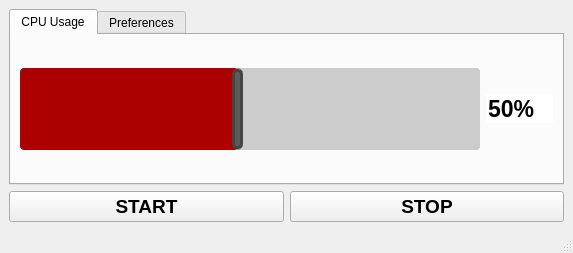
<?xml version="1.0" encoding="UTF-8" ?>
<ui version="4.0">
 <class>MainWindow</class>
 <widget class="QMainWindow" name="MainWindow">
  <property name="geometry">
   <rect>
    <x>0</x>
    <y>0</y>
    <width>573</width>
    <height>253</height>
   </rect>
  </property>
  <property name="windowTitle">
   <string>Coil Whine Be Gone</string>
  </property>
  <widget class="QWidget" name="centralwidget">
   <layout class="QVBoxLayout" name="verticalLayout">
    <item>
     <widget class="QTabWidget" name="tabWidget">
      <property name="currentIndex">
       <number>0</number>
      </property>
      <widget class="QWidget" name="tabWidgetPage1" native="true">
       <attribute name="title">
        <string>CPU Usage</string>
       </attribute>
       <layout class="QVBoxLayout" name="verticalLayout_3">
        <item>
         <layout class="QHBoxLayout" name="horizontalLayout_2">
          <item>
           <widget class="QSlider" name="utilizationPercentageSlider">
            <property name="sizePolicy">
             <sizepolicy hsizetype="Expanding" vsizetype="Expanding">
              <horstretch>0</horstretch>
              <verstretch>0</verstretch>
             </sizepolicy>
            </property>
            <property name="styleSheet">
             <string notr="true">QSlider::groove:horizontal {
    background: #d3d3d3;
    height: 80%;
    border: 1px solid #999;
    border-radius: 4px;
}

QSlider::handle:horizontal {
    background: #5c5c5c;
    width: 5px;
    margin: 0px -10px;
    border: 3px solid #444;
    border-radius: 5px;
}

QSlider::sub-page:horizontal {
    background: #ab0000;
    border-radius: 4px;
}

QSlider::add-page:horizontal {
    background: #cccccc;
    border-radius: 4px;
}</string>
            </property>
            <property name="minimum">
             <number>5</number>
            </property>
            <property name="maximum">
             <number>100</number>
            </property>
            <property name="singleStep">
             <number>5</number>
            </property>
            <property name="value">
             <number>50</number>
            </property>
            <property name="orientation">
             <enum>Qt::Orientation::Horizontal</enum>
            </property>
           </widget>
          </item>
          <item>
           <widget class="QSpinBox" name="utilizationPercentageSpinBox">
            <property name="font">
             <font>
              <pointsize>17</pointsize>
              <bold>true</bold>
             </font>
            </property>
            <property name="frame">
             <bool>false</bool>
            </property>
            <property name="readOnly">
             <bool>true</bool>
            </property>
            <property name="buttonSymbols">
             <enum>QAbstractSpinBox::ButtonSymbols::NoButtons</enum>
            </property>
            <property name="suffix">
             <string>%</string>
            </property>
            <property name="minimum">
             <number>5</number>
            </property>
            <property name="maximum">
             <number>100</number>
            </property>
            <property name="singleStep">
             <number>5</number>
            </property>
            <property name="value">
             <number>50</number>
            </property>
           </widget>
          </item>
         </layout>
        </item>
       </layout>
      </widget>
      <widget class="QWidget" name="tabWidgetPage2" native="true">
       <attribute name="title">
        <string>Preferences</string>
       </attribute>
       <layout class="QVBoxLayout" name="verticalLayout_4">
        <item>
         <widget class="QCheckBox" name="closeToTrayCheckBox">
          <property name="text">
           <string>Minimize to tray when the window is closed</string>
          </property>
         </widget>
        </item>
        <item>
         <widget class="QCheckBox" name="minimizeNotifyCheckBox">
          <property name="text">
           <string>Show notification when application is minimized to tray</string>
          </property>
         </widget>
        </item>
        <item>
         <spacer name="verticalSpacer">
          <property name="orientation">
           <enum>Qt::Orientation::Vertical</enum>
          </property>
          <property name="sizeHint" stdset="0">
           <size>
            <width>20</width>
            <height>40</height>
           </size>
          </property>
         </spacer>
        </item>
       </layout>
      </widget>
     </widget>
    </item>
    <item>
     <layout class="QHBoxLayout" name="horizontalLayout_3">
      <item>
       <widget class="QPushButton" name="startPushButton">
        <property name="sizePolicy">
         <sizepolicy hsizetype="Minimum" vsizetype="Preferred">
          <horstretch>0</horstretch>
          <verstretch>0</verstretch>
         </sizepolicy>
        </property>
        <property name="font">
         <font>
          <pointsize>14</pointsize>
          <bold>true</bold>
         </font>
        </property>
        <property name="text">
         <string>START</string>
        </property>
        <property name="icon">
         <iconset theme="QIcon::ThemeIcon::MediaPlaybackStart" />
        </property>
       </widget>
      </item>
      <item>
       <widget class="QPushButton" name="stopPushButton">
        <property name="sizePolicy">
         <sizepolicy hsizetype="Minimum" vsizetype="Preferred">
          <horstretch>0</horstretch>
          <verstretch>0</verstretch>
         </sizepolicy>
        </property>
        <property name="font">
         <font>
          <pointsize>14</pointsize>
          <bold>true</bold>
         </font>
        </property>
        <property name="text">
         <string>STOP</string>
        </property>
        <property name="icon">
         <iconset theme="QIcon::ThemeIcon::MediaPlaybackStop" />
        </property>
       </widget>
      </item>
     </layout>
    </item>
   </layout>
  </widget>
  <widget class="QMenuBar" name="menubar">
   <property name="geometry">
    <rect>
     <x>0</x>
     <y>0</y>
     <width>573</width>
     <height>21</height>
    </rect>
   </property>
  </widget>
  <widget class="QStatusBar" name="statusbar" />
 </widget>
 <resources />
 <connections />
</ui>
